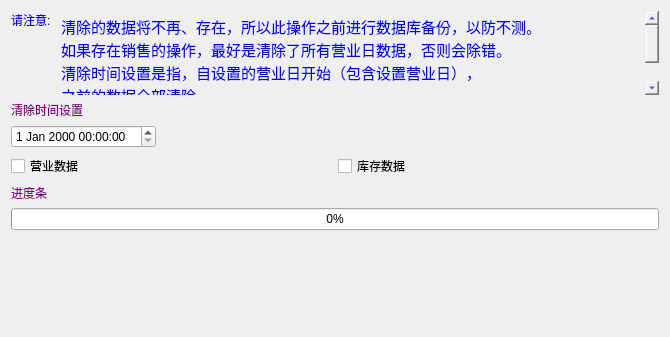
<?xml version="1.0" encoding="UTF-8"?>
<ui version="4.0">
 <class>w_sys_manage_businessdataclear_Dialog</class>
 <widget class="QDialog" name="w_sys_manage_businessdataclear_Dialog">
  <property name="geometry">
   <rect>
    <x>0</x>
    <y>0</y>
    <width>670</width>
    <height>337</height>
   </rect>
  </property>
  <property name="windowTitle">
   <string>Dialog</string>
  </property>
  <layout class="QVBoxLayout" name="verticalLayout_2">
   <item>
    <layout class="QHBoxLayout" name="horizontalLayout">
     <item>
      <widget class="QLabel" name="label">
       <property name="styleSheet">
        <string notr="true">color:blue;</string>
       </property>
       <property name="text">
        <string>请注意:</string>
       </property>
       <property name="alignment">
        <set>Qt::AlignLeading|Qt::AlignLeft|Qt::AlignTop</set>
       </property>
      </widget>
     </item>
     <item>
      <widget class="QTextBrowser" name="textBrowser">
       <property name="styleSheet">
        <string notr="true">border:0px;
background:transparent;
color:blue;</string>
       </property>
       <property name="html">
        <string>&lt;!DOCTYPE HTML PUBLIC &quot;-//W3C//DTD HTML 4.0//EN&quot; &quot;http://www.w3.org/TR/REC-html40/strict.dtd&quot;&gt;
&lt;html&gt;&lt;head&gt;&lt;meta name=&quot;qrichtext&quot; content=&quot;1&quot; /&gt;&lt;style type=&quot;text/css&quot;&gt;
p, li { white-space: pre-wrap; }
&lt;/style&gt;&lt;/head&gt;&lt;body style=&quot; font-family:'Ubuntu'; font-size:11pt; font-weight:400; font-style:normal;&quot;&gt;
&lt;p style=&quot; margin-top:0px; margin-bottom:0px; margin-left:0px; margin-right:0px; -qt-block-indent:0; text-indent:0px;&quot;&gt;清除的数据将不再、存在，所以此操作之前进行数据库备份，以防不测。&lt;/p&gt;
&lt;p style=&quot; margin-top:0px; margin-bottom:0px; margin-left:0px; margin-right:0px; -qt-block-indent:0; text-indent:0px;&quot;&gt;如果存在销售的操作，最好是清除了所有营业日数据，否则会除错。&lt;/p&gt;
&lt;p style=&quot; margin-top:0px; margin-bottom:0px; margin-left:0px; margin-right:0px; -qt-block-indent:0; text-indent:0px;&quot;&gt;清除时间设置是指，自设置的营业日开始（包含设置营业日），&lt;/p&gt;
&lt;p style=&quot; margin-top:0px; margin-bottom:0px; margin-left:0px; margin-right:0px; -qt-block-indent:0; text-indent:0px;&quot;&gt;之前的数据全部清除。&lt;/p&gt;
&lt;p style=&quot; margin-top:0px; margin-bottom:0px; margin-left:0px; margin-right:0px; -qt-block-indent:0; text-indent:0px;&quot;&gt;库存数据清除将不清除库存数量和价格。&lt;/p&gt;&lt;/body&gt;&lt;/html&gt;</string>
       </property>
      </widget>
     </item>
    </layout>
   </item>
   <item>
    <widget class="QLabel" name="label_3">
     <property name="styleSheet">
      <string notr="true">color:purple;</string>
     </property>
     <property name="text">
      <string>清除时间设置</string>
     </property>
    </widget>
   </item>
   <item>
    <layout class="QHBoxLayout" name="horizontalLayout_4">
     <item>
      <widget class="lds_datetimeEdit" name="dateTimeEdit"/>
     </item>
     <item>
      <spacer name="horizontalSpacer">
       <property name="orientation">
        <enum>Qt::Horizontal</enum>
       </property>
       <property name="sizeHint" stdset="0">
        <size>
         <width>40</width>
         <height>20</height>
        </size>
       </property>
      </spacer>
     </item>
    </layout>
   </item>
   <item>
    <layout class="QHBoxLayout" name="horizontalLayout_3">
     <item>
      <widget class="QCheckBox" name="checkBox">
       <property name="text">
        <string>营业数据</string>
       </property>
      </widget>
     </item>
     <item>
      <widget class="QCheckBox" name="checkBox_2">
       <property name="text">
        <string>库存数据</string>
       </property>
      </widget>
     </item>
    </layout>
   </item>
   <item>
    <layout class="QVBoxLayout" name="verticalLayout">
     <item>
      <widget class="QLabel" name="label_4">
       <property name="styleSheet">
        <string notr="true">color:purple;</string>
       </property>
       <property name="text">
        <string>进度条</string>
       </property>
       <property name="alignment">
        <set>Qt::AlignLeading|Qt::AlignLeft|Qt::AlignVCenter</set>
       </property>
      </widget>
     </item>
     <item>
      <widget class="QProgressBar" name="progressBar">
       <property name="value">
        <number>0</number>
       </property>
      </widget>
     </item>
     <item>
      <widget class="QTextBrowser" name="textBrowser_2">
       <property name="styleSheet">
        <string notr="true">
background:transparent;
color:red;</string>
       </property>
      </widget>
     </item>
    </layout>
   </item>
   <item>
    <widget class="lds_toolbar" name="widget" native="true"/>
   </item>
  </layout>
 </widget>
 <customwidgets>
  <customwidget>
   <class>lds_toolbar</class>
   <extends>QFrame</extends>
   <header>lds_toolbar.h</header>
   <container>1</container>
  </customwidget>
  <customwidget>
   <class>lds_datetimeEdit</class>
   <extends>QDateTimeEdit</extends>
   <header>lds_datetimeedit.h</header>
  </customwidget>
 </customwidgets>
 <resources/>
 <connections/>
</ui>
